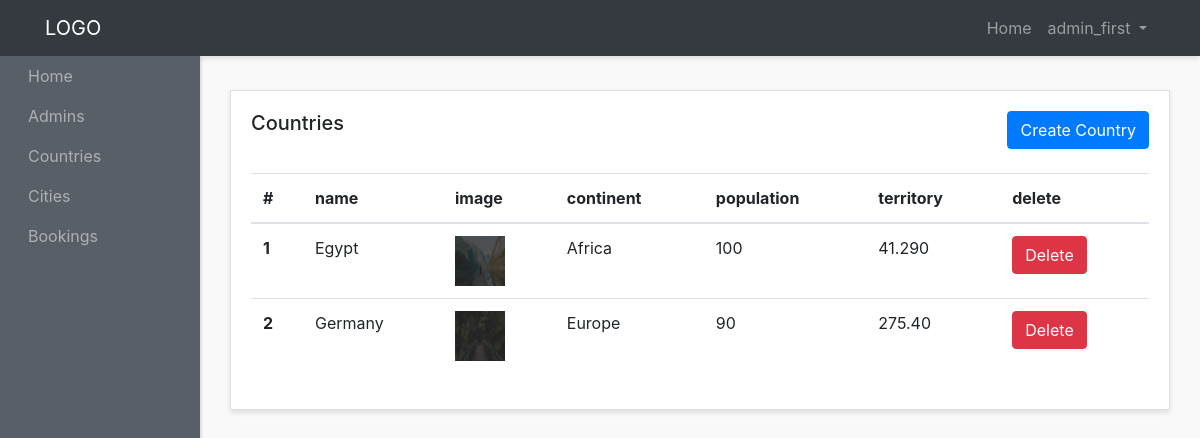
The page /admin-panel/countries-admins/show-country.php (signed in) on the database its author committed.
### tables this page shows
CREATE TABLE `countries` (
  `id` int(3) NOT NULL,
  `name` varchar(200) NOT NULL,
  `image` varchar(200) NOT NULL,
  `continent` varchar(200) NOT NULL,
  `population` varchar(30) NOT NULL,
  `territory` varchar(30) NOT NULL,
  `description` text NOT NULL,
  `created_at` timestamp NOT NULL DEFAULT current_timestamp()
);

### admin-panel/countries-admins/show-country.php (the view, shortened to what this page needs)
<?php require "../layouts/header.php";?>
<?php require "../../config/config.php";?>
<?php
  $countries = $conn->query("SELECT * FROM countries");
  $countries->execute();
  $allCountries = $countries->fetchAll(PDO::FETCH_OBJ);
?>
        <div class="row">
        <div class="col">
          <div class="card">
            <div class="card-body">
              <h5 class="card-title mb-4 d-inline">Countries</h5>
             <a  href="<?php echo ADMINURL;?>/countries-admins/create-country.php" class="btn btn-primary mb-4 text-center float-right">Create Country</a>
              <table class="table">
                <thead>
                  <tr>
                    <th scope="col">#</th>
                    <th scope="col">name</th>
                    <th scope="col">image</th>
                    <th scope="col">continent</th>
                    <th scope="col">population</th>
                    <th scope="col">territory</th>
                    <th scope="col">delete</th>
                  </tr>
                </thead>
                <tbody>
                  <?php foreach($allCountries as $country) : ?>
                    <tr>
                      <th scope="row"><?php echo $country->id;?> </th>
                      <td><?php echo $country->name;?></td>
                      <td><image  style="width: 50px; height: 50px" src="images_countries/<?php echo $country->image;?>"></td>
                      <td><?php echo $country->continent;?></td>
                      <td><?php echo $country->population;?></td>
                      <td><?php echo $country->territory;?></td>
                      <td><a href="delete-country.php?id=<?php echo $country->id;?>" class="btn btn-danger  text-center ">Delete</a></td>
                    </tr>
                  <?php endforeach; ?>
                </tbody>
              </table>
            </div>
          </div>
        </div>
      </div>
<?php require "../layouts/footer.php";?>

### admin-panel/styles/style.css (style rules this page uses)
body { background:#f9f9f9; }
.card { margin-bottom: 15px; border-radius:0; box-shadow: 0 3px 5px rgba(0,0,0,.1); }

### rows shown on the page
countries: id "1", name "Egypt", image (picture), continent "Africa", population "100", territory "41.290"
countries: id "2", name "Germany", image (picture), continent "Europe", population "90", territory "275.40"

### other values the page prints
$_SESSION['adminname'] "admin_first"
